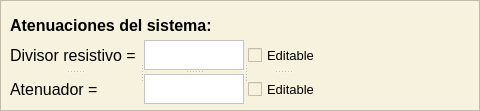
    <widget class="QFrame" name="row3_1">
     <property name="geometry">
      <rect>
       <x>10</x>
       <y>370</y>
       <width>480</width>
       <height>111</height>
      </rect>
     </property>
     <property name="styleSheet">
      <string notr="true">background-color: rgb(247, 242, 222);</string>
     </property>
     <property name="frameShape">
      <enum>QFrame::Shape::StyledPanel</enum>
     </property>
     <property name="frameShadow">
      <enum>QFrame::Shadow::Raised</enum>
     </property>
     <widget class="QLabel" name="atenuacion_sistema">
      <property name="geometry">
       <rect>
        <x>10</x>
        <y>10</y>
        <width>210</width>
        <height>30</height>
       </rect>
      </property>
      <property name="minimumSize">
       <size>
        <width>210</width>
        <height>30</height>
       </size>
      </property>
      <property name="maximumSize">
       <size>
        <width>210</width>
        <height>30</height>
       </size>
      </property>
      <property name="font">
       <font>
        <family>Arial</family>
        <pointsize>12</pointsize>
        <bold>true</bold>
       </font>
      </property>
      <property name="text">
       <string>Atenuaciones del sistema:</string>
      </property>
     </widget>
     <widget class="QSplitter" name="splitter_11">
      <property name="geometry">
       <rect>
        <x>10</x>
        <y>40</y>
        <width>310</width>
        <height>65</height>
       </rect>
      </property>
      <property name="orientation">
       <enum>Qt::Orientation::Horizontal</enum>
      </property>
      <widget class="QSplitter" name="splitter_8">
       <property name="orientation">
        <enum>Qt::Orientation::Vertical</enum>
       </property>
       <widget class="QLabel" name="divisor_resistivo">
        <property name="minimumSize">
         <size>
          <width>130</width>
          <height>30</height>
         </size>
        </property>
        <property name="maximumSize">
         <size>
          <width>130</width>
          <height>30</height>
         </size>
        </property>
        <property name="font">
         <font>
          <family>Arial</family>
          <pointsize>12</pointsize>
         </font>
        </property>
        <property name="text">
         <string>Divisor resistivo =</string>
        </property>
       </widget>
       <widget class="QLabel" name="atenuador">
        <property name="minimumSize">
         <size>
          <width>130</width>
          <height>30</height>
         </size>
        </property>
        <property name="maximumSize">
         <size>
          <width>130</width>
          <height>30</height>
         </size>
        </property>
        <property name="font">
         <font>
          <family>Arial</family>
          <pointsize>12</pointsize>
         </font>
        </property>
        <property name="text">
         <string>Atenuador =</string>
        </property>
       </widget>
      </widget>
      <widget class="QSplitter" name="splitter_9">
       <property name="orientation">
        <enum>Qt::Orientation::Vertical</enum>
       </property>
       <widget class="QPlainTextEdit" name="entrada_divisor_resistivo">
        <property name="minimumSize">
         <size>
          <width>100</width>
          <height>30</height>
         </size>
        </property>
        <property name="maximumSize">
         <size>
          <width>100</width>
          <height>30</height>
         </size>
        </property>
        <property name="font">
         <font>
          <family>Arial</family>
          <pointsize>12</pointsize>
         </font>
        </property>
        <property name="styleSheet">
         <string notr="true">background-color: rgb(255, 255, 255);</string>
        </property>
       </widget>
       <widget class="QPlainTextEdit" name="entrada_atenuador">
        <property name="minimumSize">
         <size>
          <width>100</width>
          <height>30</height>
         </size>
        </property>
        <property name="maximumSize">
         <size>
          <width>100</width>
          <height>30</height>
         </size>
        </property>
        <property name="font">
         <font>
          <family>Arial</family>
          <pointsize>12</pointsize>
         </font>
        </property>
        <property name="styleSheet">
         <string notr="true">background-color: rgb(255, 255, 255);</string>
        </property>
       </widget>
      </widget>
      <widget class="QSplitter" name="splitter_10">
       <property name="orientation">
        <enum>Qt::Orientation::Vertical</enum>
       </property>
       <widget class="QCheckBox" name="habilitador_dividor_resistivo">
        <property name="minimumSize">
         <size>
          <width>70</width>
          <height>30</height>
         </size>
        </property>
        <property name="maximumSize">
         <size>
          <width>70</width>
          <height>30</height>
         </size>
        </property>
        <property name="font">
         <font>
          <family>Arial</family>
          <pointsize>10</pointsize>
         </font>
        </property>
        <property name="text">
         <string>Editable</string>
        </property>
       </widget>
       <widget class="QCheckBox" name="habilitador_atenuador">
        <property name="minimumSize">
         <size>
          <width>70</width>
          <height>30</height>
         </size>
        </property>
        <property name="maximumSize">
         <size>
          <width>70</width>
          <height>30</height>
         </size>
        </property>
        <property name="font">
         <font>
          <family>Arial</family>
          <pointsize>10</pointsize>
         </font>
        </property>
        <property name="text">
         <string>Editable</string>
        </property>
       </widget>
      </widget>
     </widget>
    </widget>
